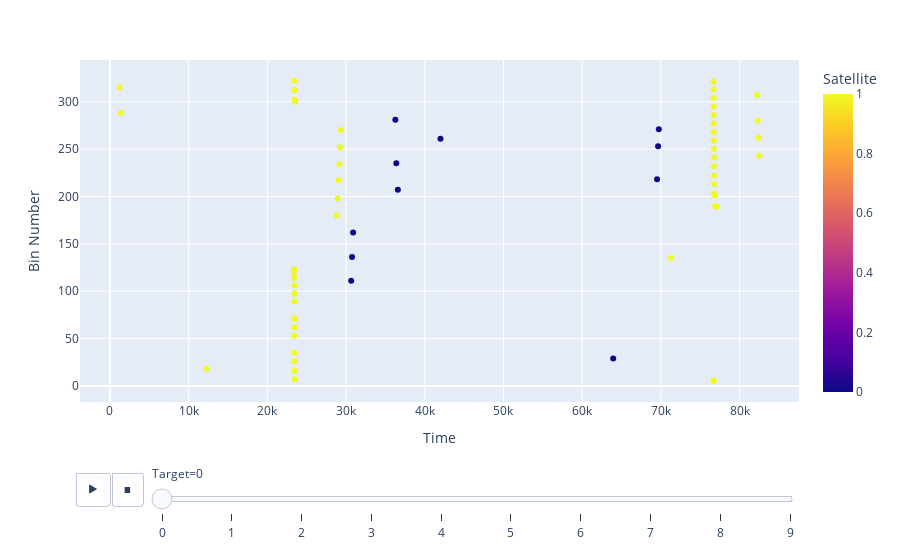

The code cell stored with this chart in its notebook:
### Code cell
# import plotly.io as pio
# pio.renderers.default = 'notebook'
# %pip install nbformat

# Create a scatter plot using Plotly Express
# 'stk_object.Planned_Data' is sorted by the 'Target' column for proper animation and visualization order
# 'x' axis represents 'Time', and 'y' axis represents 'Bin Number'
# 'hover_data' shows 'Bin Number' when hovering over the points on the plot
# 'color' differentiates points based on the 'Satellite' column, using different colors for each satellite
# 'animation_frame' allows the plot to animate, with each frame representing a different 'Target'
fig = px.scatter(
    stk_object.Planned_Data.sort_values(by="Target"),
    x="Time",
    y="Bin Number",
    hover_data="Bin Number",
    color="Satellite",
    animation_frame="Target"
)

# Display the generated scatter plot with animation
fig.show()

### Figure 1 — Plotly figure (JSON) as saved in the notebook; plotly's stock layout.template omitted (floating-point values rounded to 4 significant figures)
{"data": [{"hovertemplate": "Target=0<br>Time=%{x}<br>Bin Number=%{y}<br>Satellite=%{marker.color}<extra></extra>", "legendgroup": "", "marker": {"color": [0, 0, 1, 1, 1, 1, 1, 1, 1, 1, 1, 1, 1, 1, 0, 1, 1, 1, 0, 1, 1, 1, 1, 1, 1, 0, 1, 1, 1, 0, 0, 0, 1, 1, 1, 1, 1, 1, 1, 0, 1, 1, 1, 1, 1, 1, 1, 1, 1, 1, 1, 1, 1, 1, 0, 1, 1, 1, 1, 1, 1, 0, 1], "coloraxis": "coloraxis", "symbol": "circle"}, "mode": "markers", "name": "", "orientation": "v", "showlegend": false, "type": "scatter", "x": [30760.0, 69650.0, 76899, 29160.0, 71296, 23399, 76704, 23460.0, 23464, 82230.0, 76830.0, 29070.0, 76754, 76764, 30650.0, 77090.0, 29250.0, 82510.0, 69738, 29350.0, 76739, 23534, 23490.0, 1372, 76744, 36581, 76784, 76749, 23414, 36266, 36386, 69518, 23374, 23409, 76730.0, 23420.0, 76714, 82320.0, 76734, 63940.0, 82410.0, 1237.0, 12272, 23444, 23439, 23434, 23440.0, 76690.0, 23450.0, 23450.0, 76710.0, 76719, 23440.0, 76740.0, 30890.0, 76730.0, 23430.0, 23429, 23430.0, 76724, 28810.0, 42000.0, 28938], "xaxis": "x", "y": [136, 253, 190, 234, 135, 123, 6, 322, 312, 307, 201, 217, 222, 213, 111, 189, 252, 243, 271, 270, 250, 300, 302, 288, 241, 207, 203, 232, 115, 281, 235, 218, 121, 114, 286, 106, 313, 280, 268, 29, 262, 315, 18, 26, 53, 71, 62, 5, 7, 16, 321, 304, 35, 259, 162, 277, 97, 98, 89, 295, 180, 261, 198], "yaxis": "y"}], "layout": {"coloraxis": {"colorbar": {"title": {"text": "Satellite"}}, "colorscale": [[0, "#0d0887"], [0.1111, "#46039f"], [0.2222, "#7201a8"], [0.3333, "#9c179e"], [0.4444, "#bd3786"], [0.5556, "#d8576b"], [0.6667, "#ed7953"], [0.7778, "#fb9f3a"], [0.8889, "#fdca26"], [1, "#f0f921"]]}, "legend": {"tracegroupgap": 0}, "margin": {"t": 60}, "sliders": [{"active": 0, "currentvalue": {"prefix": "Target="}, "len": 0.9, "pad": {"b": 10, "t": 60}, "steps": [{"args": [["0"], {"frame": {"duration": 0, "redraw": false}, "fromcurrent": true, "mode": "immediate", "transition": {"duration": 0, "easing": "linear"}}], "label": "0", "method": "animate"}, {"args": [["1"], {"frame": {"duration": 0, "redraw": false}, "fromcurrent": true, "mode": "immediate", "transition": {"duration": 0, "easing": "linear"}}], "label": "1", "method": "animate"}, {"args": [["2"], {"frame": {"duration": 0, "redraw": false}, "fromcurrent": true, "mode": "immediate", "transition": {"duration": 0, "easing": "linear"}}], "label": "2", "method": "animate"}, {"args": [["3"], {"frame": {"duration": 0, "redraw": false}, "fromcurrent": true, "mode": "immediate", "transition": {"duration": 0, "easing": "linear"}}], "label": "3", "method": "animate"}, {"args": [["4"], {"frame": {"duration": 0, "redraw": false}, "fromcurrent": true, "mode": "immediate", "transition": {"duration": 0, "easing": "linear"}}], "label": "4", "method": "animate"}, {"args": [["5"], {"frame": {"duration": 0, "redraw": false}, "fromcurrent": true, "mode": "immediate", "transition": {"duration": 0, "easing": "linear"}}], "label": "5", "method": "animate"}, {"args": [["6"], {"frame": {"duration": 0, "redraw": false}, "fromcurrent": true, "mode": "immediate", "transition": {"duration": 0, "easing": "linear"}}], "label": "6", "method": "animate"}, {"args": [["7"], {"frame": {"duration": 0, "redraw": false}, "fromcurrent": true, "mode": "immediate", "transition": {"duration": 0, "easing": "linear"}}], "label": "7", "method": "animate"}, {"args": [["8"], {"frame": {"duration": 0, "redraw": false}, "fromcurrent": true, "mode": "immediate", "transition": {"duration": 0, "easing": "linear"}}], "label": "8", "method": "animate"}, {"args": [["9"], {"frame": {"duration": 0, "redraw": false}, "fromcurrent": true, "mode": "immediate", "transition": {"duration": 0, "easing": "linear"}}], "label": "9", "method": "animate"}], "x": 0.1, "xanchor": "left", "y": 0, "yanchor": "top"}], "updatemenus": [{"buttons": [{"args": [null, {"frame": {"duration": 500, "redraw": false}, "fromcurrent": true, "mode": "immediate", "transition": {"duration": 500, "easing": "linear"}}], "label": "&#9654;", "method": "animate"}, {"args": [[null], {"frame": {"duration": 0, "redraw": false}, "fromcurrent": true, "mode": "immediate", "transition": {"duration": 0, "easing": "linear"}}], "label": "&#9724;", "method": "animate"}], "direction": "left", "pad": {"r": 10, "t": 70}, "showactive": false, "type": "buttons", "x": 0.1, "xanchor": "right", "y": 0, "yanchor": "top"}], "xaxis": {"anchor": "y", "domain": [0, 1], "title": {"text": "Time"}}, "yaxis": {"anchor": "x", "domain": [0, 1], "title": {"text": "Bin Number"}}}}
